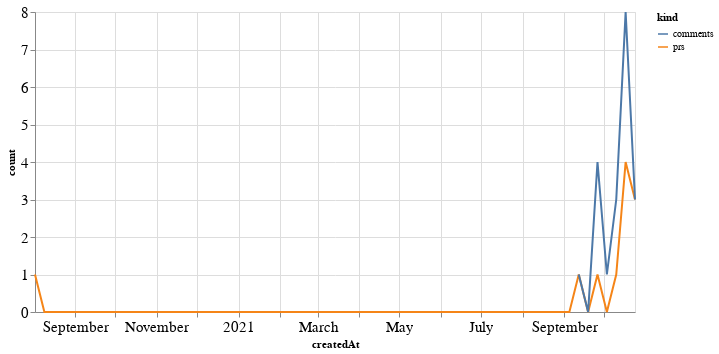

The notebook cell saved with this chart:
### Code cell
alt.Chart(total_time, width=600).mark_line().encode(
    x='createdAt',
    y='count',
    color='kind'
)

### Figure 1 — Vega-Lite specification as saved in the notebook (floating-point values rounded to 4 significant figures; data arrays with more than 128 entries replaced by an {"elided": "..."} marker saying what was removed)
{"config": {"axisLeft": {"labelFontSize": 15}, "axisBottom": {"labelFontSize": 15}}, "data": {"name": "data-40c226d891be71f655305158503bbe6f"}, "mark": "line", "encoding": {"color": {"type": "nominal", "field": "kind"}, "x": {"type": "temporal", "field": "createdAt"}, "y": {"type": "quantitative", "field": "count"}}, "width": 600, "$schema": "https://vega.github.io/schema/vega-lite/v4.8.1.json", "datasets": {"data-40c226d891be71f655305158503bbe6f": {"elided": "130 records"}}}
